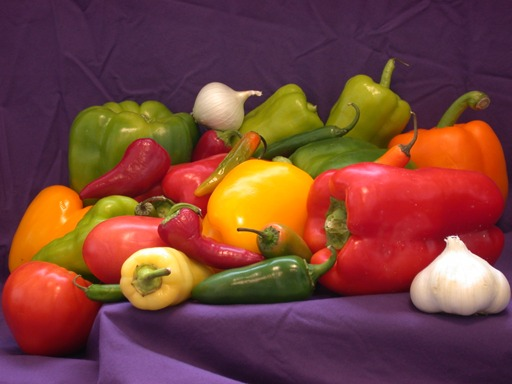
#> input picture peppers.jpeg, 512 x 384 px
$ python meanwithdenoising_final.py
#> lines starting #> are read from the running program, lines starting #| are printed output that depends on the picture
#!/usr/bin/env python3
# -*- coding: utf-8 -*-
"""
Created on Tue May  1 09:41:39 2021

@author: pratyaksh
"""

import numpy as np
import cv2
import matplotlib.pyplot as plt
from sklearn.cluster import MeanShift, estimate_bandwidth

originImg = cv2.imread('peppers.jpeg')
#> originImg is the input picture: shape (384, 512, 3); mean B, G, R 57.7, 66.4, 120.7
blur = cv2.medianBlur(originImg, 5)
originShape = blur.shape
#> originShape = (384, 512, 3)
flatImg=np.reshape(blur, [-1, 3])
bandwidth = estimate_bandwidth(flatImg, quantile=0.1, n_samples=100)
#> bandwidth = 41.2
ms = MeanShift(bandwidth = bandwidth, bin_seeding=True)
ms.fit(flatImg)
labels=ms.labels_
cluster_centers = ms.cluster_centers_
#> cluster_centers = [[66.45, 37.3, 68.57], [30.98, 27.06, 168.4], [22.98, 97.92, 101.8], [136.8, 78.45, 121.5], [12.3, 95.34, 231.4], [2.38, 160.4, 252.5], [186.3, 213.8, 241.5], [160.3, 187.7, 220], [232.6, 243.1, 252.4], [101.4, 219.7, 252.4]]
Shape = originImg.shape
#> Shape = (384, 512, 3)
flatImg1=np.reshape(originImg, [-1, 3])
bandwidth1 = estimate_bandwidth(flatImg, quantile=0.1, n_samples=100)
#> bandwidth1 = 41.2
ms = MeanShift(bandwidth = bandwidth1, bin_seeding=True)
ms.fit(flatImg1)
labels1=ms.labels_
cluster_centers1 = ms.cluster_centers_
#> cluster_centers1 = [[66.52, 37.25, 68.5], [30.69, 26.51, 168.3], [22.58, 98.57, 101.9], [137.7, 79, 122.1], [7.38, 114, 241.3], [3.12, 160.4, 252.2], [176.5, 204.2, 235.2], [234.4, 244.2, 252.6], [102.3, 218.4, 250.7]]
segmentedImg1 = cluster_centers1[np.reshape(labels1, Shape[:2])]
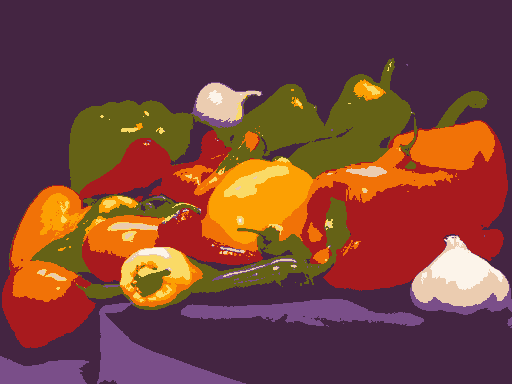
#> segmentedImg1: shape (384, 512, 3) float64; mean of channels 0, 1, 2 57.5, 66.3, 120.4; drawn as B, G, R
segmentedImg = cluster_centers[np.reshape(labels, originShape[:2])]
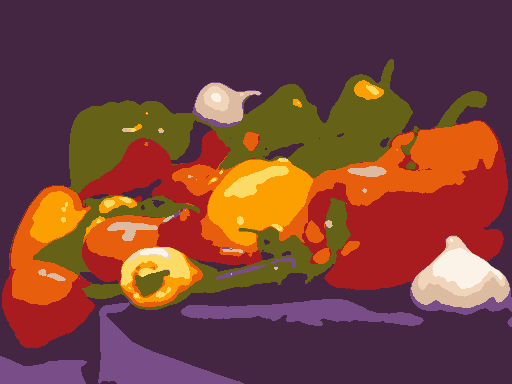
#> segmentedImg: shape (384, 512, 3) float64; mean of channels 0, 1, 2 57, 65.9, 120.5; drawn as B, G, R
t = segmentedImg1.astype(np.uint8)


plt.subplot(2, 2, 1)
plt.imshow(cv2.cvtColor(originImg, cv2.COLOR_BGR2RGB))
plt.title("ORIGINAL IMG")

plt.subplot(2, 2, 2)
plt.imshow(cv2.cvtColor(blur, cv2.COLOR_BGR2RGB))
plt.title("AFTER DENOISING")
plt.subplot(2, 2, 3)
plt.imshow(cv2.cvtColor(t, cv2.COLOR_BGR2RGB))
plt.title("SEGMENTED-IMG W/O DENOISING")


plt.subplot(2, 2, 4)
plt.imshow(cv2.cvtColor(segmentedImg.astype(np.uint8), cv2.COLOR_BGR2RGB))
plt.title("SEGMENTED-IMG W DENOISING")
plt.axis('off')
plt.show()
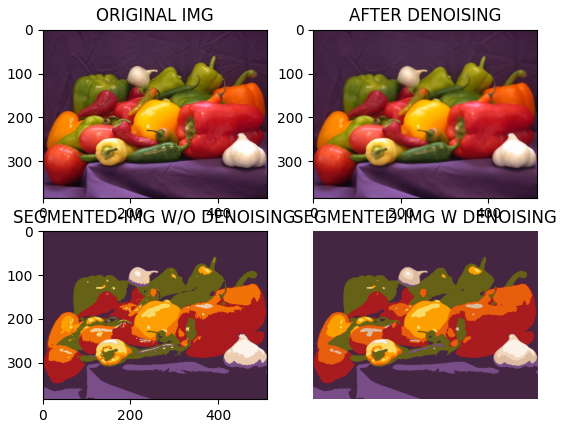
#> figure drawn by matplotlib, 4 panels
